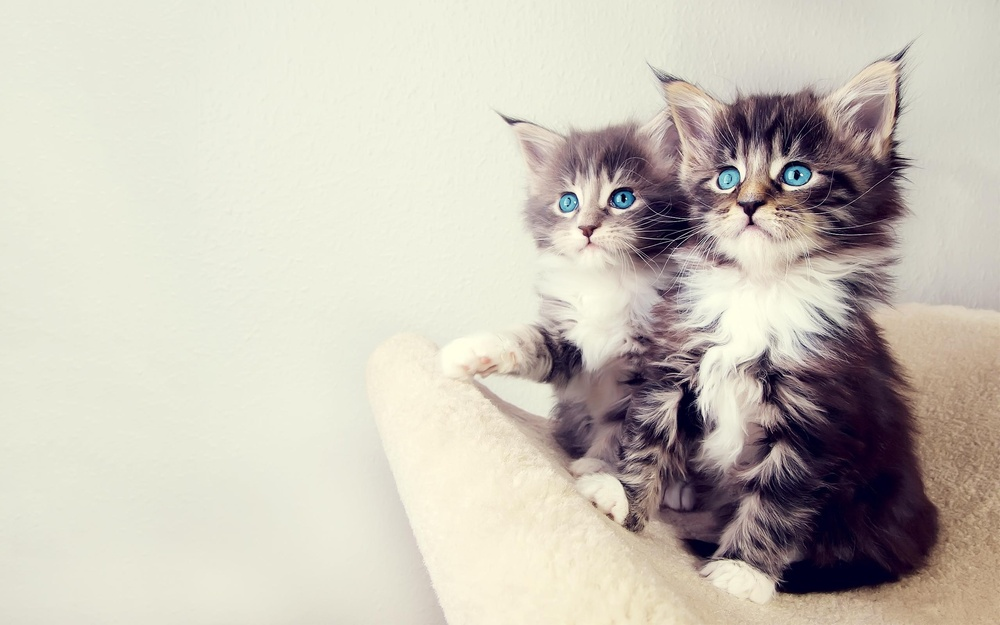
#> input picture data/1472042719_15.jpg, 1000 x 625 px, shrunk from 2560 x 1600 before the run
$ jupyter execute lesson_3_homework.ipynb
#> lines starting #> are read from the running program, lines starting #| are printed output that depends on the picture
[cell 1]
import cv2
import numpy as np
from matplotlib import pyplot as plt
plt.rcParams['figure.figsize'] = [15, 10]

[cell 2]
img = cv2.imread('data/1472042719_15.jpg')
#> img is the input picture: shape (625, 1000, 3); mean B, G, R 184.4, 195.3, 201.5
img = cv2.cvtColor(img, cv2.COLOR_BGR2RGB)
plt.imshow(img)

[cell 3]
# Create a blurred (unsharp) version of the original image (you can use Gaussian blurring)
original = img/255
print(original)
#> (printed output is left out)
unsharp = cv2.GaussianBlur(original, ksize=(9,5), sigmaX=4)
plt.imshow(unsharp)

[cell 4]
# Create the difference image (original − unsharp)
# Note: Remember that you are working with uint8 data types. Any addition or substractions
# might result in overflow or underflow, respectively. You can prevent this by casting the images to float.
diff = np.clip(original - unsharp, 0, 1)
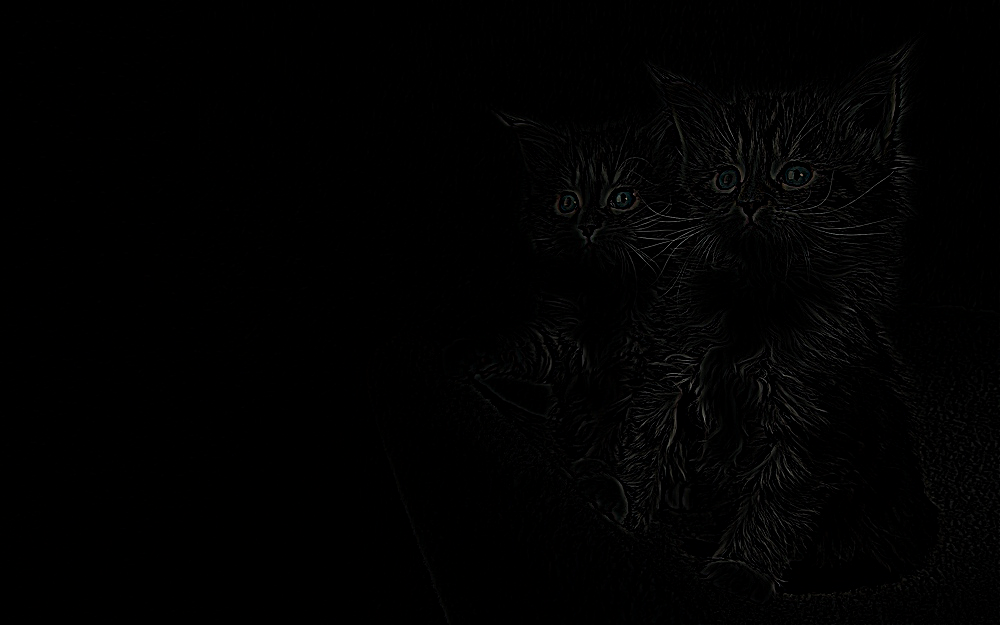
#> diff: shape (625, 1000, 3) float64; mean R, G, B 0.0075, 0.00753, 0.00736

[cell 5]
# Apply USM to get the resulting image using `sharpened = original + (original − unsharp) × amount`
# Note: Again, take care of underflows/overflows if necessary.
large_amount = 10

sharpened = np.clip(original + (original - unsharp) * large_amount, 0, 1)
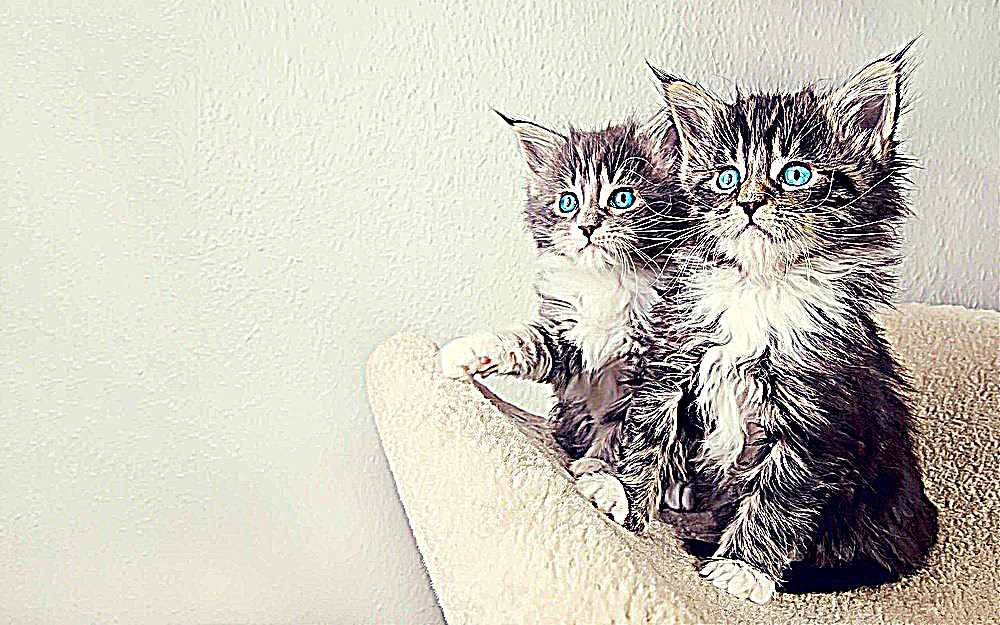
#> sharpened: shape (625, 1000, 3) float64; mean R, G, B 0.788, 0.772, 0.728
plt.imshow(sharpened)

[cell 6]
small_amount = 0.1

sharpened = np.clip(original + (original - unsharp) * small_amount, 0, 1)
plt.imshow(sharpened)
